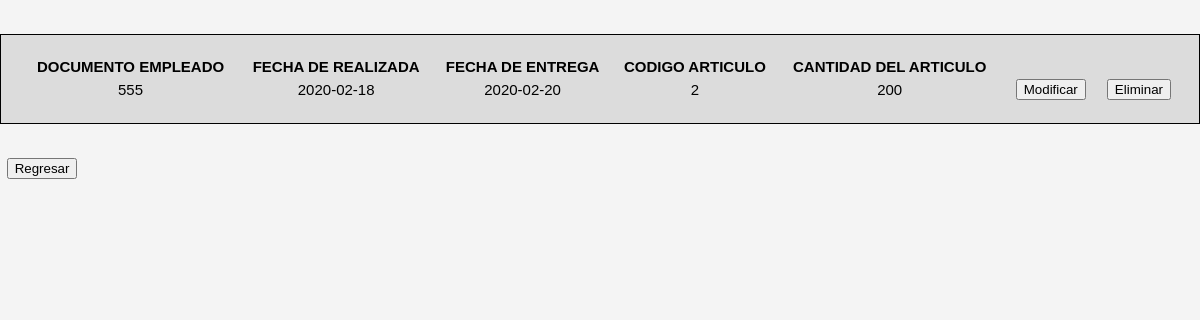
/santiago_cangrejo_inventarios_herba_php/herba/modelo/pagina_buscar_requisicion.php, run on the app's committed database.
### tables this page shows
CREATE TABLE `requisiciondemercancia` (
  `id` int(50) NOT NULL,
  `fecha` date NOT NULL,
  `cantidad` int(11) NOT NULL,
  `fecha_entrega` date NOT NULL,
  `idEmpleado` int(50) DEFAULT NULL,
  `idArticulo` int(50) DEFAULT NULL
);

### santiago_cangrejo_inventarios_herba_php/herba/modelo/pagina_buscar_requisicion.php (the view, shortened to what this page needs)
<!DOCTYPE html>
<html>
    <head>
        <link rel="stylesheet" type="text/css" href="../vista/CSS/nuevo_estilos.css">
    </head>
    <body>
        <?php
        $conexion=  conexion();
        $id_empleado=$_POST["id_empleado"];
        $sql= "SELECT * FROM requisiciondemercancia WHERE requisiciondemercancia.idEmpleado LIKE '%$id_empleado%'";
        $consulta=$conexion->query($sql);
        $conteo=$consulta->num_rows;
if($conteo==0){
    echo "No exite requisicion de ese empleado";?>
    <?php
}  else {
    while ($articulo= mysqli_fetch_object($consulta)):?>
            <table id="tabla_crud" style="border: solid 1px ">
            <tr>
                <th>DOCUMENTO EMPLEADO</th>
                <th>FECHA DE REALIZADA</th>
                <th>FECHA DE ENTREGA</th>
                <th>CODIGO ARTICULO</th>
                <th>CANTIDAD DEL ARTICULO</th>
            </tr>
            <tr>
                <td><?php echo $articulo->idEmpleado ?></td>
                <td><?php echo $articulo->fecha ?></td>
                <td><?php echo $articulo->fecha_entrega ?></td>
                <td><?php echo $articulo->idArticulo?></td>
                <td><?php echo $articulo->cantidad?></td>
                <td><button onclick="location.href='../vista/modificar_requisicion.php?id=<?php echo $articulo->id ?>'">Modificar</button></td>
                <td><button onclick="location.href='Borrar_requisicion.php?id=<?php echo $articulo->id ?>'" >Eliminar</button></td><br><br>
            </tr>
    <?php endwhile;
}
?>
            </table><br><br>
            <button onclick="location.href='../vista/consulta_requisicion.php'">Regresar</button>
    </body>
</html>

### santiago_cangrejo_inventarios_herba_php/herba/vista/CSS/nuevo_estilos.css (style rules this page uses)
body { font: 15px Arial, Helvetica, sans serif; padding: 0; margin: 0; background-color: #f4f4f4; }
button { margin-left: .5em; text-align:center; }
#tabla_crud { font-family: Arial; background-color: gainsboro; width: 100%; padding: 20px; border: solid; }

### santiago_cangrejo_inventarios_herba_php/herba/modelo/pagina_buscar_requisicion.php (style rules this page uses)
td { text-align: center; }

### data on the page
requisiciondemercancia: idEmpleado "555", fecha "2020-02-18", fecha_entrega "2020-02-20", idArticulo "2", cantidad "200"
